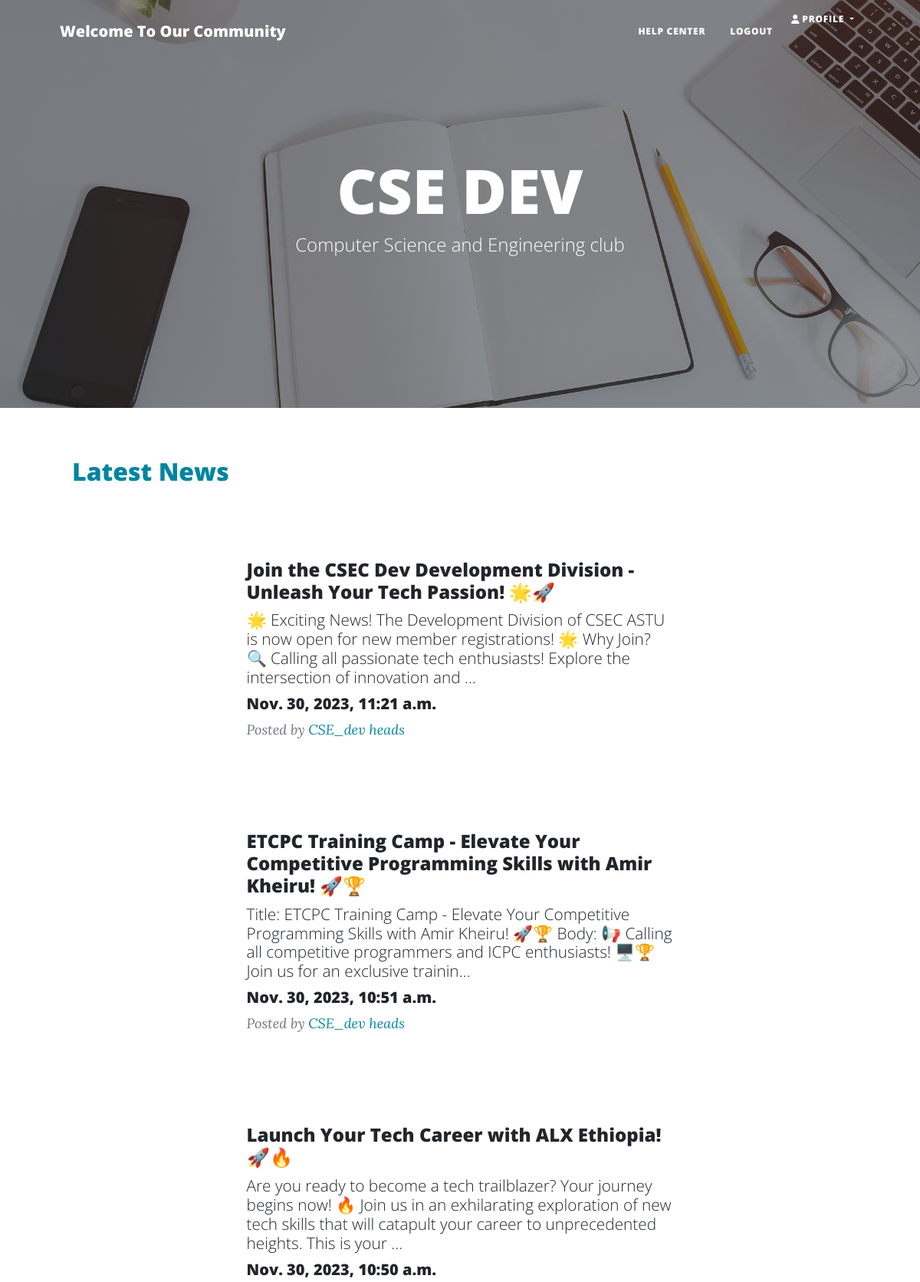
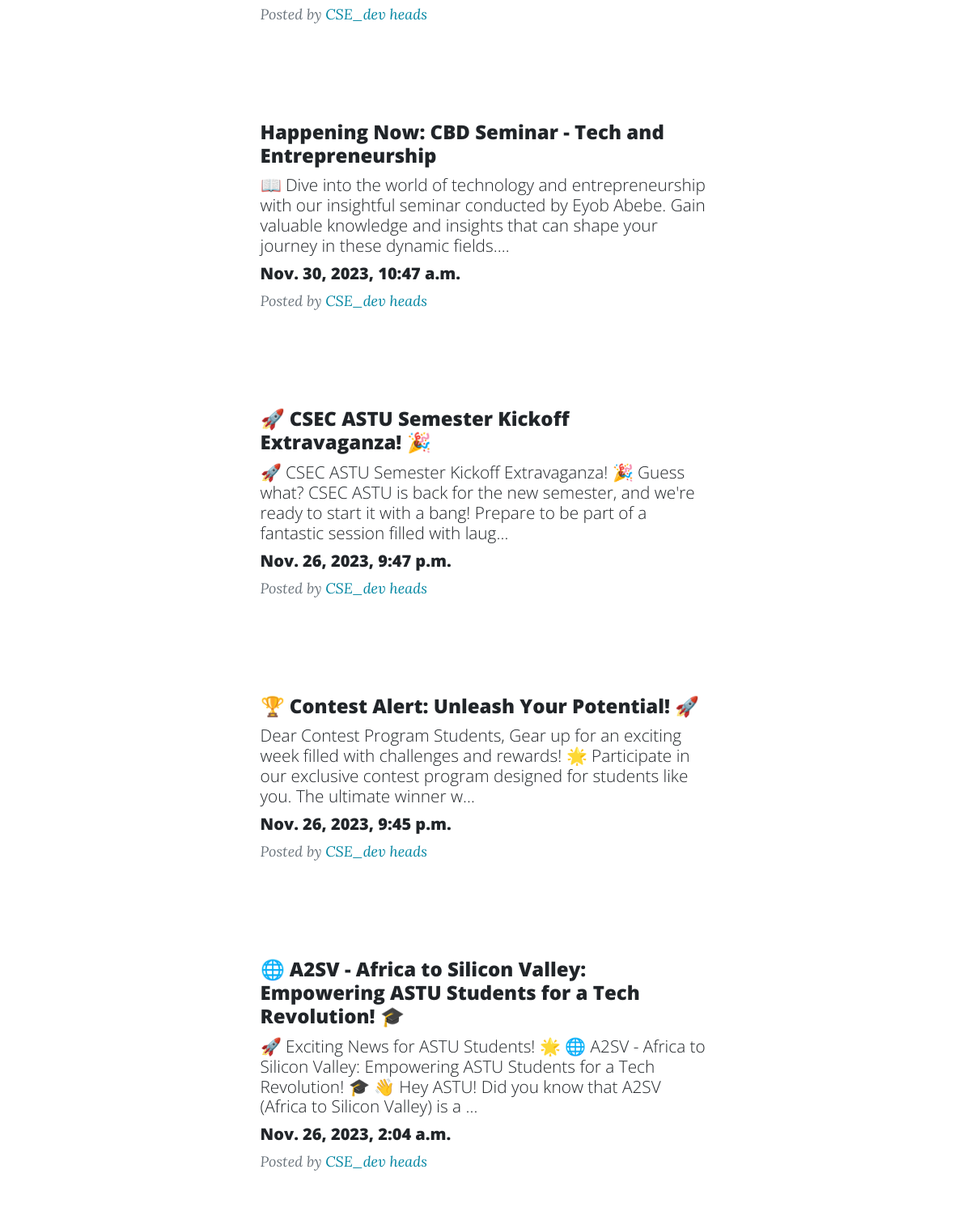
/home/ (upper part), run on the app's committed database (2 pictures, top to bottom).
### pro/models.py (models this page shows, shortened)
class Post(models.Model):
    title = models.CharField(max_length=200)
    body = models.CharField(max_length=10000000)
    date = models.DateTimeField(default=datetime.now)

### pro/views.py (the view)
# urls.py: path('home/', views.home, name='home'),
def home(request):
        posts=Post.objects.all()
        return render(request, 'home.html',{'posts':posts})

### template/home.html (shortened to what this page needs)
<!DOCTYPE html>
<html lang="en">
    <head>
        <link rel="stylesheet" href="https://cdn.jsdelivr.net/npm/bootstrap@5.3.2/dist/css/bootstrap.min.css">
        {% load static %}
        <link href="{% static 'css/styles.css' %}" rel="stylesheet" />
    </head>
    <body>
        <nav class="navbar navbar-expand-lg navbar-light" id="mainNav">
            <div class="container px-4 px-lg-5">
                <a class="navbar-brand" href="">Welcome To Our Community</a>
                <button class="navbar-toggler" type="button" data-bs-toggle="collapse" data-bs-target="#navbarResponsive" aria-controls="navbarResponsive" aria-expanded="false" aria-label="Toggle navigation">
                <button class="navbar-toggler" type="button" data-bs-toggle="collapse" data-bs-target="#navbarResponsive" aria-controls="navbarResponsive" aria-expanded="false" aria-label="Toggle navigation">
    <div class="collapse navbar-collapse" id="navbarResponsive">
        <ul class="navbar-nav ms-auto py-4 py-lg-0">
            <li class="nav-item">
                <a class="nav-link px-lg-3 py-3 py-lg-4" href="https://t.me/BiniTech" target="_blank">
                    HELP CENTER
                </a>
            </li>
            <li class="nav-item">
                <a class="nav-link px-lg-3 py-3 py-lg-4" href="{% url 'login_view' %}">
                    Logout
                </a>
            </li>
            <li class="nav-item dropdown">
                <a class="nav-link dropdown-toggle" href="#" id="profileDropdown" role="button" data-bs-toggle="dropdown" aria-expanded="false">
                    <i class="fas fa-user"></i> Profile
                </a>
            </li>
        </ul>
    </div>
            </div>
        </nav>
        <header class="masthead bg-primary text-white" style="background-image: url('{% static 'assets/img/home-bg.jpg' %}')">
            <div class="container position-relative px-4 px-lg-5">
                <div class="row gx-4 gx-lg-5 justify-content-center">
                    <div class="col-md-10 col-lg-8 col-xl-7">
                        <div class="site-heading">
                            <h1>CSE DEV</h1>
                            <span class="subheading">Computer Science and Engineering club</span>
                        </div>
                    </div>
                </div>
            </div>
        </header>
        <div class="container px-4 px-lg-5">
            <div class="row gx-4 gx-lg-5 justify-content-start mb-4">
                <div class="col-md-8 col-lg-6">
                    <div class="latest-news bg-white text-primary p-3">
                        <h2>Latest News</h2>
                    </div>
                </div>
            </div>
            <div class="row gx-4 gx-lg-5 justify-content-center">
                {% for post in posts reversed %}
                    <div class="col-md-10 col-lg-8 col-xl-7">
                        <div class="post-preview mb-4 bg-white p-3">
                            <a href="/posts/{{ post.id }}/">
                                <h2 style="font-size: 1.5rem;" class="post-title">{{ post.title }}</h2>
                                <h3  style="font-size: 1.3rem;" class="post-subtitle">{{ post.body|truncatechars:200 }}</h3>
                                <h5>{{ post.date }}</h5>
                            </a>
                            <p class="post-meta">
                                Posted by
                                <a href="#!" class="text-primary">CSE_dev heads</a>
                            </p>
                        </div>
                    </div>
                {% endfor %}
            </div>
        </div>
    </body>
</html>

### data on the page
Post: title "Join the CSEC Dev Development Division - Unleash Your Tech Passion! 🌟🚀", body "🌟 Exciting News! The Development Division of CSEC ASTU is now open for new member registrations! 🌟 Why Join? 🔍 Calling all passionate tech enthusiasts! Explore the intersection of innovation and …", date "Nov. 30, 2023, 11:21 a.m."
Post: title "ETCPC Training Camp - Elevate Your Competitive Programming Skills with Amir Kheiru! 🚀🏆", body "Title: ETCPC Training Camp - Elevate Your Competitive Programming Skills with Amir Kheiru! 🚀🏆 Body: 📢 Calling all competitive programmers and ICPC enthusiasts! 🖥🏆 Join us for an exclusive trainin…", date "Nov. 30, 2023, 10:51 a.m."
Post: title "Launch Your Tech Career with ALX Ethiopia! 🚀🔥", body "Are you ready to become a tech trailblazer? Your journey begins now! 🔥 Join us in an exhilarating exploration of new tech skills that will catapult your career to unprecedented heights. This is your …", date "Nov. 30, 2023, 10:50 a.m."
Post: title "Happening Now: CBD Seminar - Tech and Entrepreneurship", body "📖 Dive into the world of technology and entrepreneurship with our insightful seminar conducted by Eyob Abebe. Gain valuable knowledge and insights that can shape your journey in these dynamic fields.…", date "Nov. 30, 2023, 10:47 a.m."
Post: title "🚀 CSEC ASTU Semester Kickoff Extravaganza! 🎉", body "🚀 CSEC ASTU Semester Kickoff Extravaganza! 🎉 Guess what? CSEC ASTU is back for the new semester, and we're ready to start it with a bang! Prepare to be part of a fantastic session filled with laug…", date "Nov. 26, 2023, 9:47 p.m."
Post: title "🏆 Contest Alert: Unleash Your Potential! 🚀", body "Dear Contest Program Students, Gear up for an exciting week filled with challenges and rewards! 🌟 Participate in our exclusive contest program designed for students like you. The ultimate winner w…", date "Nov. 26, 2023, 9:45 p.m."
Post: title "🌐 A2SV - Africa to Silicon Valley: Empowering ASTU Students for a Tech Revolution! 🎓", body "🚀 Exciting News for ASTU Students! 🌟 🌐 A2SV - Africa to Silicon Valley: Empowering ASTU Students for a Tech Revolution! 🎓 👋 Hey ASTU! Did you know that A2SV (Africa to Silicon Valley) is a …", date "Nov. 26, 2023, 2:04 a.m."
